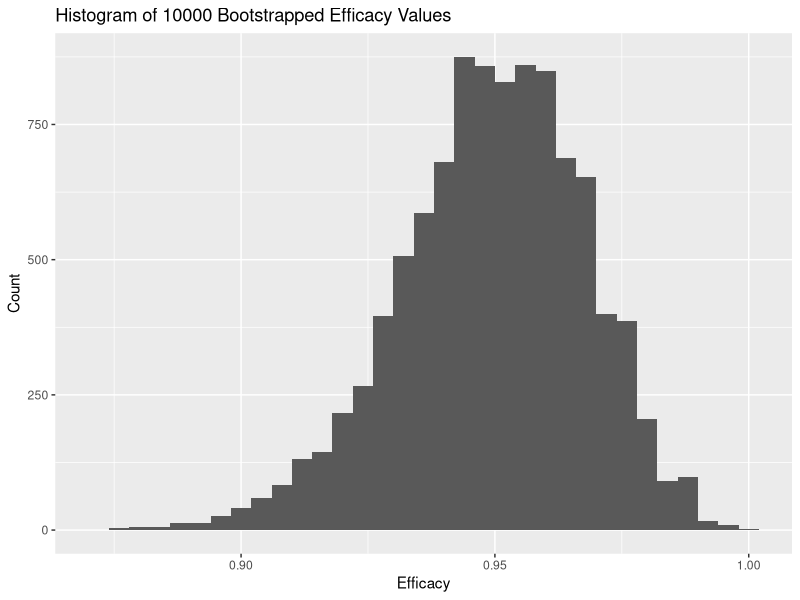

Recreate this plot in R.
## ---- chunk 1
knitr::opts_chunk$set(echo = TRUE)
library(tidyverse)
## ---- chunk 2
set.seed(1130)
x_pop <- c(rep(1, 8), rep(0, 17411))
y_pop <- c(rep(1, 162), rep(0, 17511))

pi_hat_x <- 8 / (8 + 17411)
pi_hat_y <- 162 / (162 + 17511)

efficacy_initial <- (pi_hat_y - pi_hat_x)/pi_hat_y

B <- 10000

psi_stars <- lapply(1:B, FUN = function(i){
  samp_x <- sample(x_pop, length(x_pop), replace=T)
  samp_y <- sample(y_pop, length(y_pop), replace=T)
  xbar_star <- mean(samp_x)
  ybar_star <- mean(samp_y)
  psi_star <- (ybar_star - xbar_star) / ybar_star
  data.frame(psi_star)
})

psi_star_df <- data.frame(do.call(rbind, psi_stars))

ggplot(data=psi_star_df, mapping=aes(x=psi_star)) + 
  geom_histogram(binwidth = 0.004) +
  labs(title="Histogram of 10000 Bootstrapped Efficacy Values",
       x="Efficacy",
       y="Count"
       )
efficacy_se <- sd(psi_star_df$psi_star)
efficacy_se

upper_efficacy <- efficacy_initial + 1.96 * efficacy_se
lower_efficacy <- efficacy_initial - 1.96 * efficacy_se
c(lower_efficacy, upper_efficacy)

upper_efficacy_quantile <- quantile(psi_star_df$psi_star, probs=0.975)
lower_efficacy_quantile <- quantile(psi_star_df$psi_star, probs=0.025)
c(lower_efficacy_quantile, upper_efficacy_quantile)

